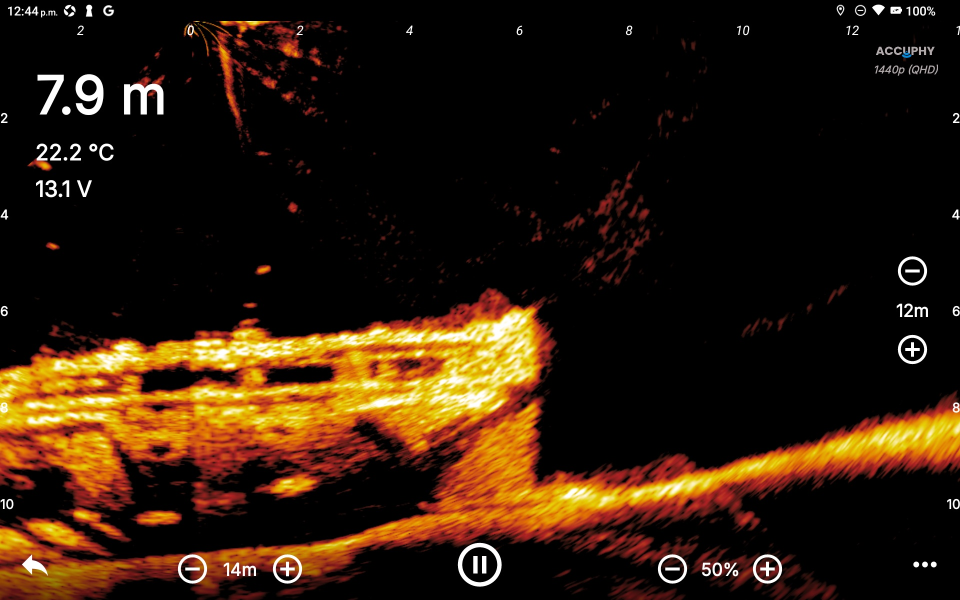
#> input picture reference/app-study/ideal-picture-2-pl-forward-wreck/0-default-gain50-contrast25-noise25-tvg25.jpg, 1920 x 1200 px (shown at 1/2 size); its folder holds 2 pictures in this run
$ python to45.py ../../../reference/app-study/ideal-picture-2-pl-forward-wreck ../../../reference/app-study/ideal-picture-2-pl-forward-wreck/1-gain50-contrast35.jpg
#> lines starting #> are read from the running program, lines starting #| are printed output that depends on the picture
# 9:16 frames (1080×1920) → 4:5 frames (1080×1350): the whole picture centred, a blurred, darkened copy filling the sides
import sys, os
from PIL import Image, ImageFilter, ImageEnhance
src, dst = sys.argv[1], sys.argv[2]; os.makedirs(dst, exist_ok=True)
for fn in sorted(x for x in os.listdir(src) if x.endswith('.jpg')):
    im = Image.open(os.path.join(src, fn)).convert('RGB')
#> im is the input picture: PIL image 1920x1200 RGB; mean R, G, B 46.9, 27.6, 10.4
    bg = im.crop((0, (1920 - 1350) // 2, 1080, (1920 - 1350) // 2 + 1350)).resize((270, 338)).filter(ImageFilter.GaussianBlur(9)).resize((1080, 1350))
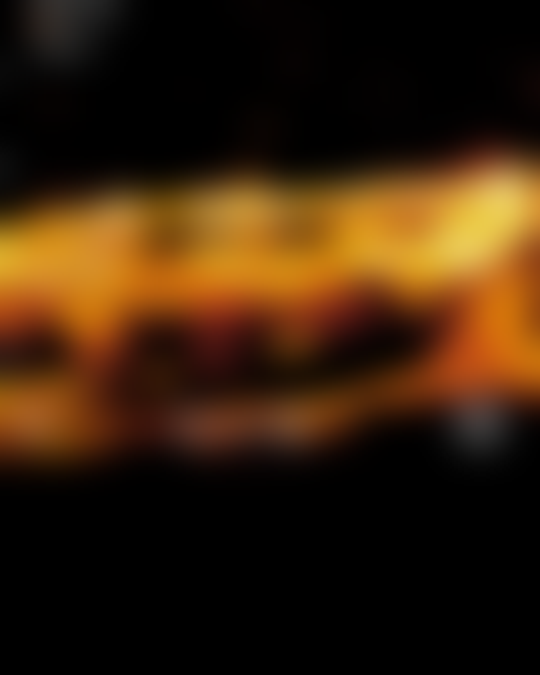
#> bg: PIL image 1080x1350 RGB (shown at 1/2 size); mean R, G, B 55.3, 32.5, 10.5
    bg = ImageEnhance.Brightness(bg).enhance(0.5)
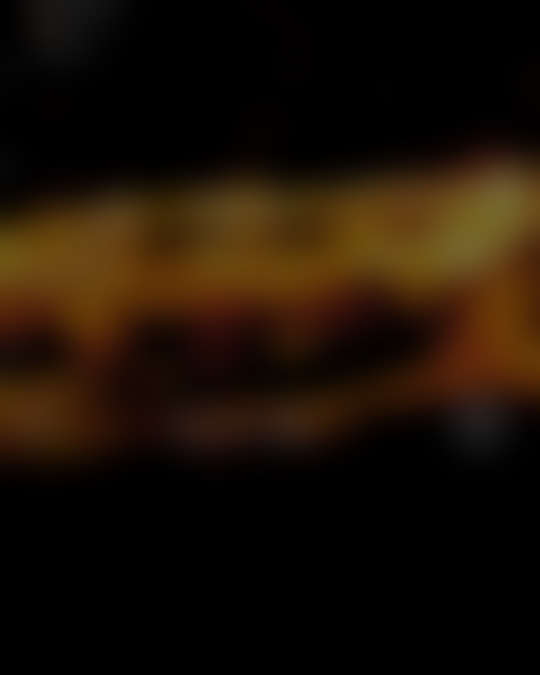
#> bg: PIL image 1080x1350 RGB (shown at 1/2 size); mean R, G, B 27.5, 16.1, 5.1
    fg = im.resize((759, 1350), Image.LANCZOS)
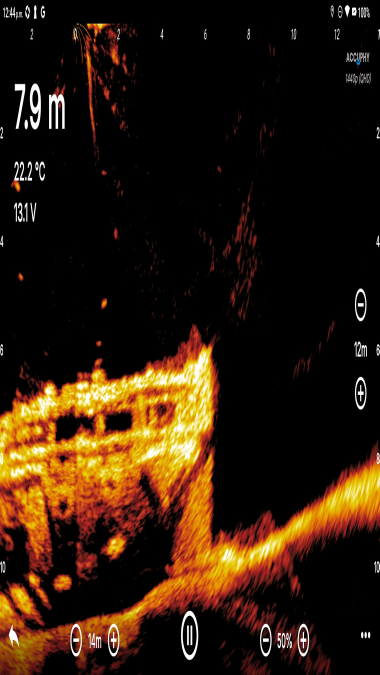
#> fg: PIL image 759x1350 RGB (shown at 1/2 size); mean R, G, B 46.9, 27.6, 10.4
    bg.paste(fg, ((1080 - 759) // 2, 0)); bg.save(os.path.join(dst, fn), quality=94)
#> after `bg.paste(fg, ((1080 - 759) // 2, 0))`:
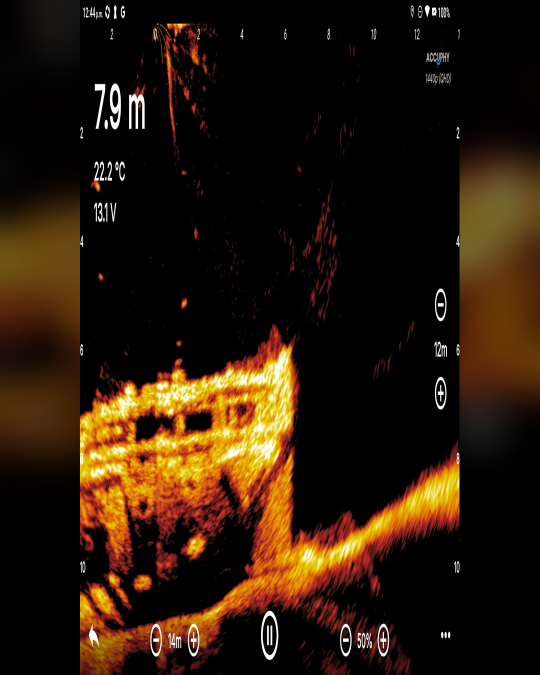
#> bg: PIL image 1080x1350 RGB (shown at 1/2 size); mean R, G, B 42.8, 25.4, 9.4
#> pass 2 of the loop `for fn in sorted(x for x in os.listdir(src) if x.endswith('.jpg')):`:
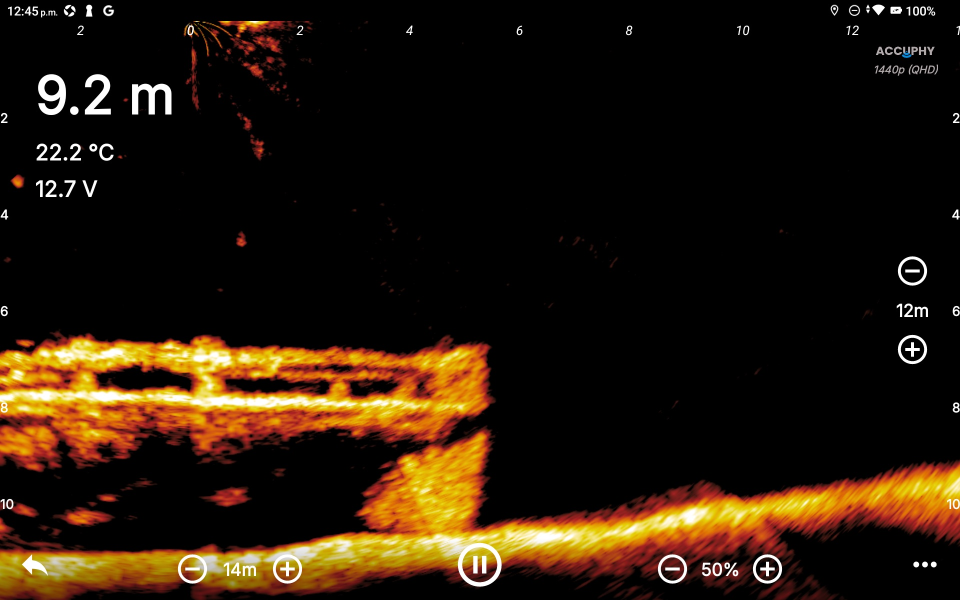
#> input picture reference/app-study/ideal-picture-2-pl-forward-wreck/1-gain50-contrast35.jpg, 1920 x 1200 px (shown at 1/2 size)
#> im is the input picture: PIL image 1920x1200 RGB; mean R, G, B 39.5, 24.8, 9.7
#> `fg = im.resize((759, 1350), Image.LANCZOS)`:
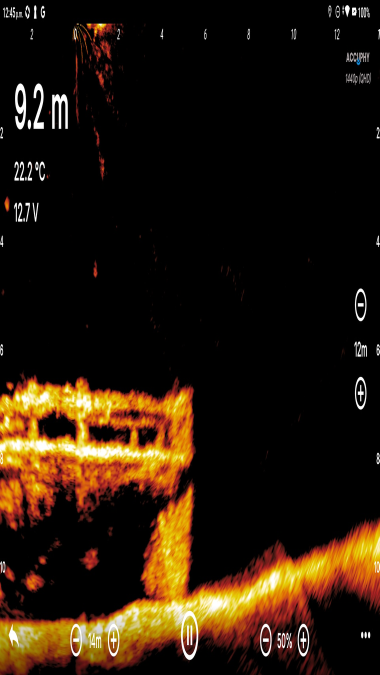
#> fg: PIL image 759x1350 RGB (shown at 1/2 size); mean R, G, B 39.6, 24.8, 9.7
#> `bg.paste(fg, ((1080 - 759) // 2, 0))`:
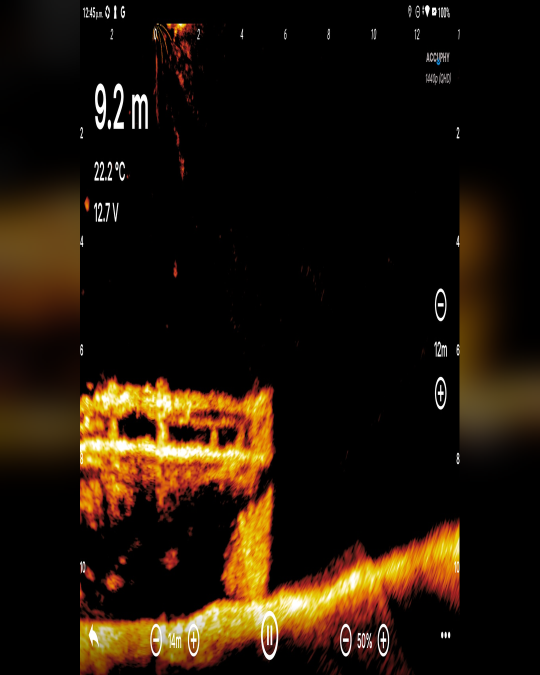
#> bg: PIL image 1080x1350 RGB (shown at 1/2 size); mean R, G, B 34.1, 21.5, 8.3
print('4:5', dst)
